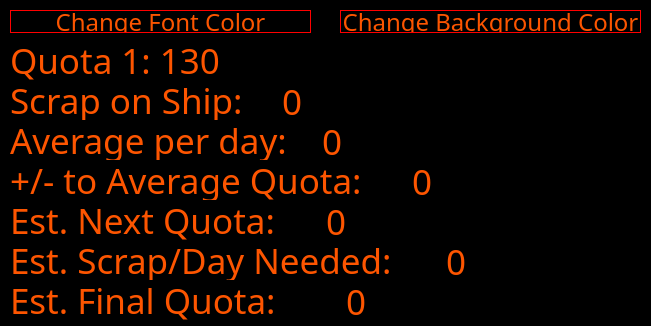
<?xml version="1.0" encoding="UTF-8"?>
<ui version="4.0">
    <class>MainWindow</class>
    <widget class="QMainWindow" name="MainWindow">
        <property name="geometry">
            <rect>
                <x>0</x>
                <y>0</y>
                <width>651</width>
                <height>326</height>
            </rect>
        </property>
        <property name="windowTitle">
            <string>MainWindow</string>
        </property>
        <widget class="QWidget" name="centralwidget">
            <widget class="QWidget" name="widget" native="true">
                <property name="geometry">
                    <rect>
                        <x>-50</x>
                        <y>-30</y>
                        <width>751</width>
                        <height>431</height>
                    </rect>
                </property>
                <property name="styleSheet">
                    <string notr="true">background-color: rgb(0, 0, 0);</string>
                </property>
                <widget class="QLabel" name="stat1">
                    <property name="geometry">
                        <rect>
                            <x>60</x>
                            <y>70</y>
                            <width>471</width>
                            <height>41</height>
                        </rect>
                    </property>
                    <property name="font">
                        <font>
                            <family>IBM 3270</family>
                            <pointsize>26</pointsize>
                        </font>
                    </property>
                    <property name="styleSheet">
                        <string notr="true">color: rgb(253, 85, 0);
                            border: none;</string>
                    </property>
                    <property name="text">
                        <string>Quota 1: 130</string>
                    </property>
                </widget>
                <widget class="QLabel" name="label_2">
                    <property name="geometry">
                        <rect>
                            <x>60</x>
                            <y>110</y>
                            <width>261</width>
                            <height>41</height>
                        </rect>
                    </property>
                    <property name="font">
                        <font>
                            <family>IBM 3270</family>
                            <pointsize>26</pointsize>
                        </font>
                    </property>
                    <property name="styleSheet">
                        <string notr="true">color: rgb(253, 85, 0);
                            border: none;</string>
                    </property>
                    <property name="text">
                        <string>Scrap on Ship: </string>
                    </property>
                </widget>
                <widget class="QLabel" name="label_3">
                    <property name="geometry">
                        <rect>
                            <x>60</x>
                            <y>150</y>
                            <width>301</width>
                            <height>41</height>
                        </rect>
                    </property>
                    <property name="font">
                        <font>
                            <family>IBM 3270</family>
                            <pointsize>26</pointsize>
                        </font>
                    </property>
                    <property name="styleSheet">
                        <string notr="true">color: rgb(253, 85, 0);
                            border: none;</string>
                    </property>
                    <property name="text">
                        <string>Average per day:</string>
                    </property>
                </widget>
                <widget class="QLabel" name="label_4">
                    <property name="geometry">
                        <rect>
                            <x>60</x>
                            <y>190</y>
                            <width>421</width>
                            <height>41</height>
                        </rect>
                    </property>
                    <property name="font">
                        <font>
                            <family>IBM 3270</family>
                            <pointsize>26</pointsize>
                        </font>
                    </property>
                    <property name="styleSheet">
                        <string notr="true">color: rgb(253, 85, 0);
                            border: none;</string>
                    </property>
                    <property name="text">
                        <string>+/- to Average Quota:</string>
                    </property>
                </widget>
                <widget class="QLabel" name="label_5">
                    <property name="geometry">
                        <rect>
                            <x>60</x>
                            <y>230</y>
                            <width>431</width>
                            <height>41</height>
                        </rect>
                    </property>
                    <property name="font">
                        <font>
                            <family>IBM 3270</family>
                            <pointsize>26</pointsize>
                        </font>
                    </property>
                    <property name="styleSheet">
                        <string notr="true">color: rgb(253, 85, 0);
                            border: none;</string>
                    </property>
                    <property name="text">
                        <string>Est. Next Quota:</string>
                    </property>
                </widget>
                <widget class="QLabel" name="label_6">
                    <property name="geometry">
                        <rect>
                            <x>60</x>
                            <y>270</y>
                            <width>571</width>
                            <height>41</height>
                        </rect>
                    </property>
                    <property name="font">
                        <font>
                            <family>IBM 3270</family>
                            <pointsize>26</pointsize>
                        </font>
                    </property>
                    <property name="styleSheet">
                        <string notr="true">color: rgb(253, 85, 0);
                            border: none;</string>
                    </property>
                    <property name="text">
                        <string>Est. Scrap/Day Needed:</string>
                    </property>
                </widget>
                <widget class="QLabel" name="label_7">
                    <property name="geometry">
                        <rect>
                            <x>60</x>
                            <y>310</y>
                            <width>431</width>
                            <height>41</height>
                        </rect>
                    </property>
                    <property name="font">
                        <font>
                            <family>IBM 3270</family>
                            <pointsize>26</pointsize>
                        </font>
                    </property>
                    <property name="styleSheet">
                        <string notr="true">color: rgb(253, 85, 0);
                            border: none;</string>
                    </property>
                    <property name="text">
                        <string>Est. Final Quota:</string>
                    </property>
                </widget>
                <widget class="QPushButton" name="FontButton">
                    <property name="geometry">
                        <rect>
                            <x>60</x>
                            <y>40</y>
                            <width>301</width>
                            <height>23</height>
                        </rect>
                    </property>
                    <property name="font">
                        <font>
                            <family>IBM 3270</family>
                            <pointsize>18</pointsize>
                        </font>
                    </property>
                    <property name="cursor">
                        <cursorShape>PointingHandCursor</cursorShape>
                    </property>
                    <property name="styleSheet">
                        <string notr="true">color: rgb(253, 85, 0);
                            border: 1px solid red;
                            border-color:hex(#fd5500);</string>
                    </property>
                    <property name="text">
                        <string>Change Font Color</string>
                    </property>
                    <property name="checkable">
                        <bool>false</bool>
                    </property>
                    <property name="default">
                        <bool>false</bool>
                    </property>
                    <property name="flat">
                        <bool>false</bool>
                    </property>
                </widget>
                <widget class="QPushButton" name="BackgroundButton">
                    <property name="geometry">
                        <rect>
                            <x>390</x>
                            <y>40</y>
                            <width>301</width>
                            <height>23</height>
                        </rect>
                    </property>
                    <property name="font">
                        <font>
                            <family>IBM 3270</family>
                            <pointsize>18</pointsize>
                        </font>
                    </property>
                    <property name="cursor">
                        <cursorShape>PointingHandCursor</cursorShape>
                    </property>
                    <property name="styleSheet">
                        <string notr="true">color: rgb(253, 85, 0);
                            border: 1px solid red;
                            border-color:hex(#fd5500);</string>
                    </property>
                    <property name="text">
                        <string>Change Background Color</string>
                    </property>
                    <property name="checkable">
                        <bool>false</bool>
                    </property>
                    <property name="default">
                        <bool>false</bool>
                    </property>
                    <property name="flat">
                        <bool>false</bool>
                    </property>
                </widget>
                <widget class="QLineEdit" name="stat2">
                    <property name="enabled">
                        <bool>false</bool>
                    </property>
                    <property name="geometry">
                        <rect>
                            <x>330</x>
                            <y>110</y>
                            <width>341</width>
                            <height>41</height>
                        </rect>
                    </property>
                    <property name="font">
                        <font>
                            <family>IBM 3270</family>
                            <pointsize>26</pointsize>
                        </font>
                    </property>
                    <property name="cursor">
                        <cursorShape>ArrowCursor</cursorShape>
                    </property>
                    <property name="styleSheet">
                        <string notr="true">color: rgb(253, 85, 0);
                            border: none;</string>
                    </property>
                    <property name="text">
                        <string>0</string>
                    </property>
                </widget>
                <widget class="QLineEdit" name="stat3">
                    <property name="enabled">
                        <bool>false</bool>
                    </property>
                    <property name="geometry">
                        <rect>
                            <x>370</x>
                            <y>150</y>
                            <width>311</width>
                            <height>41</height>
                        </rect>
                    </property>
                    <property name="font">
                        <font>
                            <family>IBM 3270</family>
                            <pointsize>26</pointsize>
                        </font>
                    </property>
                    <property name="cursor">
                        <cursorShape>ArrowCursor</cursorShape>
                    </property>
                    <property name="styleSheet">
                        <string notr="true">color: rgb(253, 85, 0);
                            border: none;</string>
                    </property>
                    <property name="text">
                        <string>0</string>
                    </property>
                </widget>
                <widget class="QLineEdit" name="stat4">
                    <property name="enabled">
                        <bool>false</bool>
                    </property>
                    <property name="geometry">
                        <rect>
                            <x>460</x>
                            <y>190</y>
                            <width>221</width>
                            <height>41</height>
                        </rect>
                    </property>
                    <property name="font">
                        <font>
                            <family>IBM 3270</family>
                            <pointsize>26</pointsize>
                        </font>
                    </property>
                    <property name="cursor">
                        <cursorShape>ArrowCursor</cursorShape>
                    </property>
                    <property name="styleSheet">
                        <string notr="true">color: rgb(253, 85, 0);
                            border: none;</string>
                    </property>
                    <property name="text">
                        <string>0</string>
                    </property>
                </widget>
                <widget class="QLineEdit" name="stat5">
                    <property name="enabled">
                        <bool>false</bool>
                    </property>
                    <property name="geometry">
                        <rect>
                            <x>374</x>
                            <y>230</y>
                            <width>331</width>
                            <height>41</height>
                        </rect>
                    </property>
                    <property name="font">
                        <font>
                            <family>IBM 3270</family>
                            <pointsize>26</pointsize>
                        </font>
                    </property>
                    <property name="cursor">
                        <cursorShape>ArrowCursor</cursorShape>
                    </property>
                    <property name="styleSheet">
                        <string notr="true">color: rgb(253, 85, 0);
                            border: none;</string>
                    </property>
                    <property name="text">
                        <string>0</string>
                    </property>
                </widget>
                <widget class="QLineEdit" name="stat6">
                    <property name="enabled">
                        <bool>false</bool>
                    </property>
                    <property name="geometry">
                        <rect>
                            <x>494</x>
                            <y>270</y>
                            <width>223</width>
                            <height>41</height>
                        </rect>
                    </property>
                    <property name="font">
                        <font>
                            <family>IBM 3270</family>
                            <pointsize>26</pointsize>
                        </font>
                    </property>
                    <property name="cursor">
                        <cursorShape>ArrowCursor</cursorShape>
                    </property>
                    <property name="styleSheet">
                        <string notr="true">color: rgb(253, 85, 0);
                            border: none;</string>
                    </property>
                    <property name="text">
                        <string>0</string>
                    </property>
                </widget>
                <widget class="QLineEdit" name="stat7">
                    <property name="enabled">
                        <bool>false</bool>
                    </property>
                    <property name="geometry">
                        <rect>
                            <x>394</x>
                            <y>310</y>
                            <width>321</width>
                            <height>41</height>
                        </rect>
                    </property>
                    <property name="font">
                        <font>
                            <family>IBM 3270</family>
                            <pointsize>26</pointsize>
                        </font>
                    </property>
                    <property name="cursor">
                        <cursorShape>ArrowCursor</cursorShape>
                    </property>
                    <property name="styleSheet">
                        <string notr="true">color: rgb(253, 85, 0);
                            border: none;</string>
                    </property>
                    <property name="text">
                        <string>0</string>
                    </property>
                </widget>
            </widget>
        </widget>
    </widget>
    <resources />
    <connections />
</ui>
